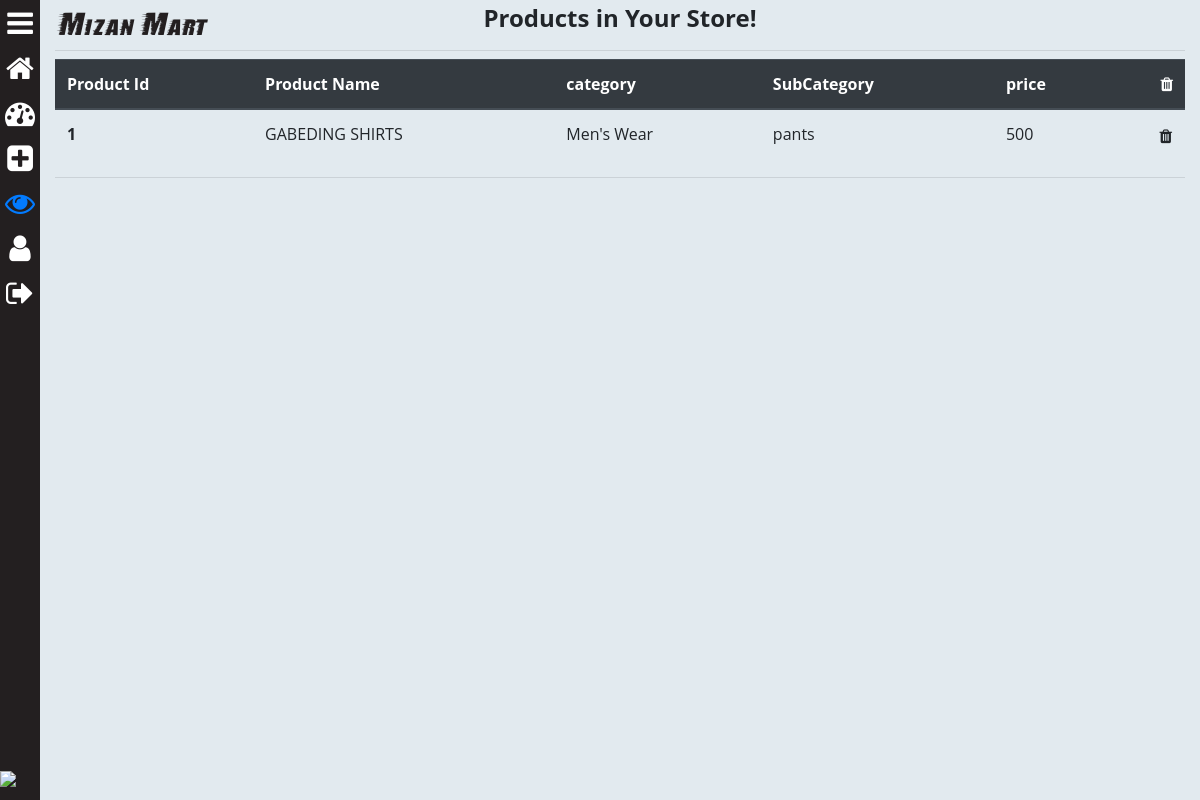
Page /seller/view_products/ (signed in) on the committed database.
### saler/models.py (models this page shows, shortened)
class Product(models.Model):
	GST_CHOICES = (("0",'0'),("3",'3'),("5",'5'),("12",'12'),("18",'18'),("28",'28'))
	product_id = models.BigAutoField(primary_key=True)
	product_id2 = models.CharField(max_length=100,default='')
	shop = models.ForeignKey(User, on_delete=models.CASCADE,default='')
	product_name = models.CharField(max_length=100)
	category = models.ForeignKey(category, default="", verbose_name="Category", on_delete=models.SET_DEFAULT, null=True)
	subcategory = models.CharField(max_length=50, default="")
	price = models.IntegerField(default=0)
	price_not = models.IntegerField(default=999)
	desc = models.TextField()
	gst = models.CharField(default='0',max_length=3,choices=GST_CHOICES)
	pub_date = models.DateField(auto_now=True)
	image1 = models.ImageField(upload_to='products/images', default="",null=True)
	image2 = models.ImageField(upload_to='products/images', default="",null=True,blank=True)
	image3 = models.ImageField(upload_to='products/images', default="",null=True,blank=True)
	image4 = models.ImageField(upload_to='products/images', default="",null=True,blank=True)
	image5 = models.ImageField(upload_to='products/images', default="",null=True,blank=True)

class category(models.Model):
	name = models.CharField(max_length=50, default="")
	sub_Categories  = models.TextField(default="")
	def __str__(self):
		return f'{self.name}'

### saler/views.py (the view)
# urls.py: path('view_products/', views.view_products, name="view_products"),
@login_required
def view_products(request):
	if request.user.is_superuser or request.user.is_staff:
		prod = [p for p in Product.objects.all() if p.shop == request.user]
		if request.method == 'GET':
			pro_id = request.GET.get('pro_id')
			if pro_id:
				del_prod = [p.product_id for p in Product.objects.all() if p.shop == request.user]
				if int(pro_id) in del_prod:
					Product.objects.filter(product_id=int(pro_id))[0].delete()
					messages.success(request, f'The Product of id {pro_id} is deleted !')
					return redirect('/seller/view_products/')
		params = {
			'prod': prod[::-1],
			'cart_element_no' : len([p for p in MyCart.objects.all() if p.user == request.user]),
			}
		return render(request, 'saler/view_products.html',params)
	else:
		return redirect("/")

### saler/templates/saler/view_products.html (shortened to what this page needs)
{% extends 'saler/base.html' %}
{% load crispy_forms_tags %}
{% block saler_body %}
<div class="container-fluid">
	<div class="row p-1">
		<div class="col-md-4">
			<a href="{% url 'home' %}" class="logo">Mizan Mart</i></a>
		</div>
		<div class="col-md-4">
			<h4 style="font-weight: bold; padding: 0; margin: 0; text-align: center;">Products in Your Store!</h4>
		</div>
	</div>
	<hr class="p-0 m-0 mb-2">
	<div class="noteCard">
		<table class="table">
			<thead class="thead-dark">
				<tr>
					<th scope="col">Product Id</th>
					<th scope="col">Product Name</th>
					<th scope="col">category</th>
					<th scope="col">SubCategory</th>
					<th scope="col">price</th>
					<th scope="col" style="text-align: right;"><i class="fa fa-trash" aria-hidden="true"></i></th>
				</tr>
			</thead>
			<tbody>
				{% for pr in prod %}
				<tr>
					<th scope="row">{{pr.product_id}}</th>
					<td>{{pr.product_name}}</td>
					<td>{{pr.category}}</td>
					<td>{{pr.subcategory}}</td>
					<td>{{pr.price}}</td>
					<form>
						<td style="text-align: right;"><button type="submit" class="btn" style="margin: 0;padding: 0"><i
									class="fa fa-trash" aria-hidden="true"></i></button></td>
					</form>
				</tr>
				{% endfor %}
			</tbody>
		</table>
		<hr>
	</div>
</div>
{% endblock saler_body %}

### saler/static/saler/css/style.css (style rules this page uses)
.logo { font-size: 28px; font-family: stormextrabold; color: #231f20; }

### rows in the picture
Product: product_id "1", product_name "GABEDING SHIRTS", category "Men's Wear", subcategory "pants", price "500"
